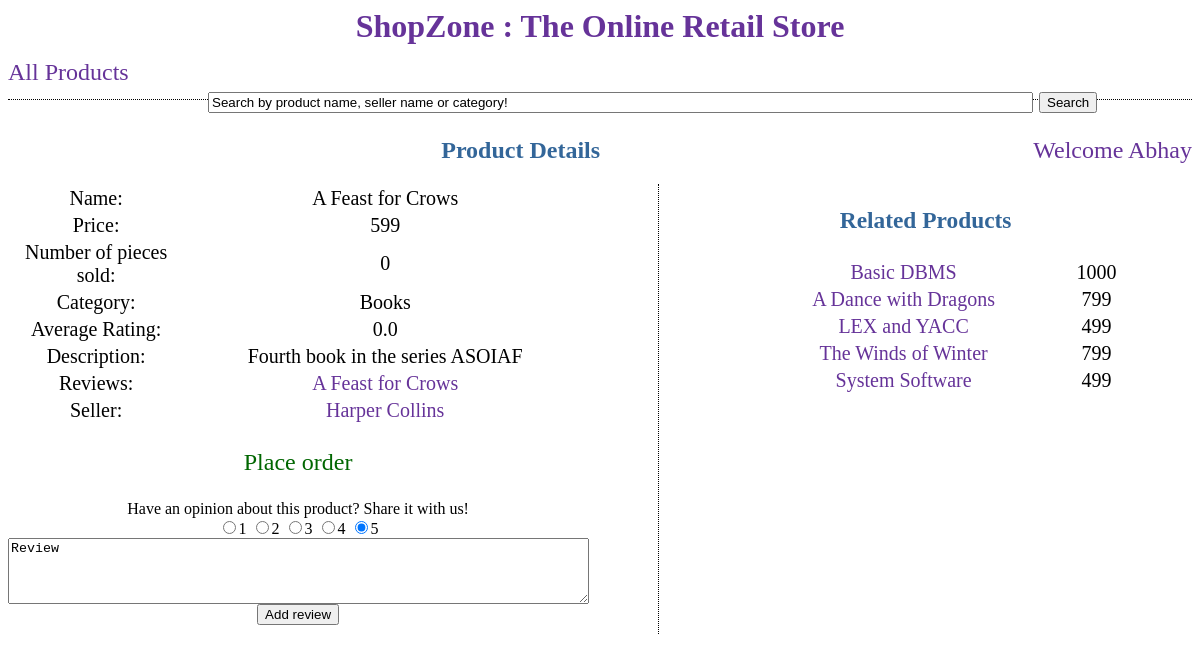
/shop/11/, run on the app's committed database.
### store/models.py (models this page shows)
class Product(models.Model):
    product_name = models.CharField(max_length=30)
    number_sold = models.IntegerField(default=0)
    price = models.IntegerField(default=0)
    category = models.CharField(max_length=20)
    description = models.CharField(max_length=50)
    seller = models.ForeignKey(Seller)
    def __str__(self):
        return self.product_name

class Seller(models.Model):
    seller_name = models.CharField(max_length=15)
    address = models.CharField(max_length=50)
    def __str__(self):
        return self.seller_name

### store/views.py (the view)
# urls.py: url(r'^(?P<product_id>\d+)/$', views.product),
def product(request, product_id): ## VTR2-- Done.
    try:
        if user is None:
            return HttpResponseRedirect('/shop/login/')
    except:
        return HttpResponseRedirect('/shop/login/')
    product = Product.objects.get(pk=product_id)
    seller = Seller.objects.all().filter(seller_name=product.seller)[0] #Wow! :@
    reviews = ProductReview.objects.all().filter(product=product_id)
    avg_rating = calculate_average_rating(reviews)
    related1 = Product.objects.all().filter(seller=product.seller)
    related2 = Product.objects.all().filter(category=product.category)
    related = []
    for Li in related1:
        if Li != product:
            related.append(Li)
    for Li in related2:
        if Li not in related and Li != product:
            related.append(Li)
    import random
    random.shuffle(related)
    del(random)
    context = {'product':product, 'seller':seller.pk, 'avg_rating':avg_rating, 'related':related, 'user':user}
    return render(request, 'store/product.html', context)

### store/views.py (called while the page is built)
def calculate_average_rating(reviews): ## TR1 Done.
    avg_rating = 0.0
    if len(reviews) > 0:
        for review in reviews:
            avg_rating += review.rating
        avg_rating = round(avg_rating / len(reviews), 2)
    return avg_rating

### store/templates/store/product.html (shortened to what this page needs)
<html>
	<head>
	</head>
	<body link="#663399" vlink="#663399" alink="#808080">
		<div class="headdiv">
			<h1><a href="/" class="title">ShopZone : The Online Retail Store</a></h1>
		</div>
		<div class="headdiv2">
			<div align="left" style="float:left">
				<a href="/shop/all/">All Products</a>
			</div>
			<div align="centre" style="float:left; margin-left:200px;">
				<form action="/shop/by_search/" method="POST">
					<input type="text" name="product" value="Search by product name, seller name or category!" size="100px"/>
					<input type="submit" value="Search"/>
				</form>
			</div>
			<div align="left" style="float:right">
				Welcome <a href="/shop/my_orders/"> {{ user.username }} </a>
			</div>
		</div>
		<div>
			<h2 align="center" style="color:#336699">Product Details</h2>
		</div>
		{% if product %}
			<div style="width:49%; heigth:200px; float:left;">
				<table align="center" style="font-size:1.25em;">
					<tr align="center">
						<td width="30%"> Name: </td>
						<td width="70%"> {{ product }} </td>
					</tr>
					<tr align="center">
						<td> Price: </td>
						<td> {{ product.price }} </td>
					</tr>
					<tr align="center">
						<td> Number of pieces sold: </td>
						<td> {{ product.number_sold }} </td>
					</tr>
					<tr align="center">
						<td> Category: </td>
						<td> {{ product.category }} </td>
					</tr>
					<tr align="center">
						<td> Average Rating: </td>
						<td> {{ avg_rating }} </td>
					</tr>
					<tr align="center">
						<td> Description: </td>
						<td> {{ product.description }} </td>
					</tr>
					<tr align="center">
						<td> Reviews: </td>
						<td> <a href="/shop/{{ product.id }}/productreviews/"><div class="linkdiv">{{ product }} </div> </a> </td>
					</tr>
					<tr align="center">
						<td> Seller: </td>
						<td> <a href="/shop/seller/{{ seller }}"><div class="linkdiv">{{ product.seller }} </div> </a> </td>
					</tr>
				</table>
				<div>
					<a href= "/shop/place_order/{{ product.id }}/" ><p align=center style="color:#006600; font-size:1.5em;">Place order</p></a>
				</div>
				<div align="center">
						Have an opinion about this product? Share it with us!<br/>
						<form method="post" action="/shop/{{ product.id }}/productreviews/add/" target="_blank">
							<input type="radio" name="rating" value="1">1
							<input type="radio" name="rating" value="2">2
							<input type="radio" name="rating" value="3">3
							<input type="radio" name="rating" value="4">4
							<input type="radio" name="rating" value="5" checked>5<br>
							<textarea name="review" rows="4" cols="70">Review</textarea><br/>
							<input type="submit" value="Add review">
						</form>
				</div>
			</div>
		{% endif %}
		{% if related %}
			<div class="columns">
				<div>
					<h3 align="center" style="color:#336699"> Related Products</h3>
				</div>
				<table align="center">
					{% for i in related %}
						<tr align="center" style="font-size:1.25em;">
							<td> <a href="/shop/{{ i.pk }}/"> <div class="linkdiv">{{ i }} </div> </a> </td>
							<td width="11%"> {{ i.price }} </td>
						</tr>
					{% endfor %}
				</table>
			</div>
		{% endif %}
	</body>
</html>

### store/templates/store/product.html (style rules this page uses)
a:link { text-decoration:none }
.headdiv { height:1px; width:100%; font-size:1em; text-align:center; color:#663399; padding-bottom:30px; margin-bottom:20px; }
.headdiv2 { height:10px; width:100%; font-size:1.5em; text-align:center; color:#663399; border-bottom:1px dotted black; padding-bottom:30px; margin-bottom:20px; }
.columns { height:450px; width:45%; text-align:center; font-size:1.25em; color:#663399; overflow:scroll; float:right; border-left:1px dotted black; }

### data on the page
Product: product_name "A Feast for Crows", price "599", number_sold "0", category "Books", description "Fourth book in the series ASOIAF", seller "Harper Collins"
Product: product_name "Basic DBMS", price "1000"
Product: product_name "A Dance with Dragons", price "799"
Product: product_name "LEX and YACC", price "499"
Product: product_name "The Winds of Winter", price "799"
Product: product_name "System Software", price "499"

### other printed values
{{ user.username }} "Abhay"
{{ avg_rating }} "0.0"
